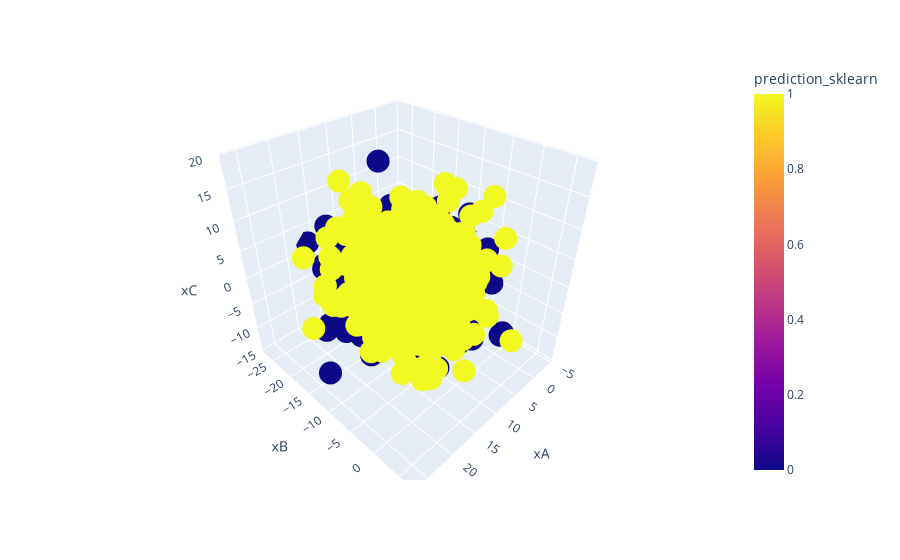

Notebook code for this chart:
### Markdown cell above
Comparing the matrices, is clear that the Scikit-learn's LDA estimate a unique covariance matrix using the mean of every element in the original covariance matrices. 

*obs.: the argument `store_covariance=True` is required for retrieving the covariance*

### Code cell
#Extra: 3d visualization with Plotly
import plotly.express as px

fig = px.scatter_3d(data,
                    x='xA' , y='xB', z='xC', color='prediction_sklearn')
fig.show()

### Figure 1 — Plotly figure (JSON) as saved in the notebook; plotly's stock layout.template omitted (floating-point values rounded to 4 significant figures; data arrays with more than 128 entries replaced by an {"elided": "..."} marker saying what was removed)
{"data": [{"hovertemplate": "xA=%{x}<br>xB=%{y}<br>xC=%{z}<br>prediction_sklearn=%{marker.color}<extra></extra>", "legendgroup": "", "marker": {"color": {"elided": "1000 int values"}, "coloraxis": "coloraxis", "symbol": "circle"}, "mode": "markers", "name": "", "scene": "scene", "showlegend": false, "type": "scatter3d", "x": {"elided": "1000 float values"}, "y": {"elided": "1000 float values"}, "z": {"elided": "1000 float values"}}], "layout": {"coloraxis": {"colorbar": {"title": {"text": "prediction_sklearn"}}, "colorscale": [[0, "#0d0887"], [0.1111, "#46039f"], [0.2222, "#7201a8"], [0.3333, "#9c179e"], [0.4444, "#bd3786"], [0.5556, "#d8576b"], [0.6667, "#ed7953"], [0.7778, "#fb9f3a"], [0.8889, "#fdca26"], [1, "#f0f921"]]}, "legend": {"tracegroupgap": 0}, "margin": {"t": 60}, "scene": {"domain": {"x": [0, 1], "y": [0, 1]}, "xaxis": {"title": {"text": "xA"}}, "yaxis": {"title": {"text": "xB"}}, "zaxis": {"title": {"text": "xC"}}}}}
